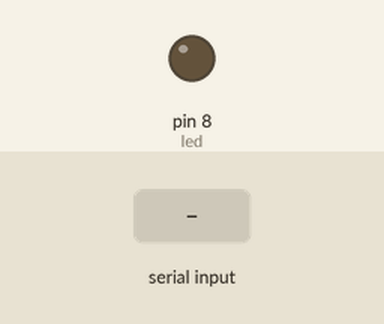
Recording of a sketch running on a simulated Arduino Uno, built with avr-gcc and run on an emulated ATmega328P. Shown: output pins drawn as LEDs (lit = HIGH). The test bench sets the inputs (shaded band). What the sketch prints to the serial monitor is not drawn.

Above: at 1.2 s.
1.3 s: "V" received over Serial
At 2.3 s:
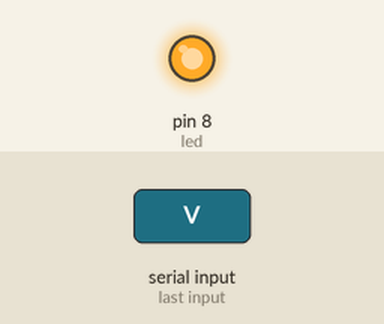
2.8 s: "X" received over Serial
At 3.5 s:
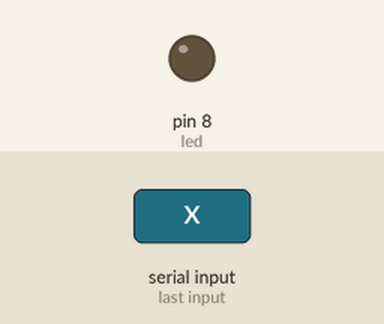
Timing chart, 0 to 5.8 s (numbered marks = the images above; inputs shaded):
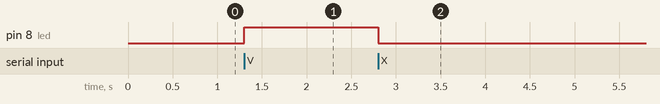

The sketch:

controller.ino
```cpp
#define led 8
int key;

void setup() {
    pinMode(led, OUTPUT);
    Serial.begin(9600);
  	Serial.println("aperte Space para ligar o led");
}

void loop() {

    if(Serial.available())
    {
        key = Serial.read();
        if (key == 86)
        {
            digitalWrite(led, HIGH);
        }
        if (key == 88)
        {
            digitalWrite(led, LOW);
        }

    }
}
```

Measured:
- after the input at 1.3 s, pin 8 (led): LOW → HIGH at once
- after the input at 2.8 s, pin 8 (led): HIGH → LOW at once
